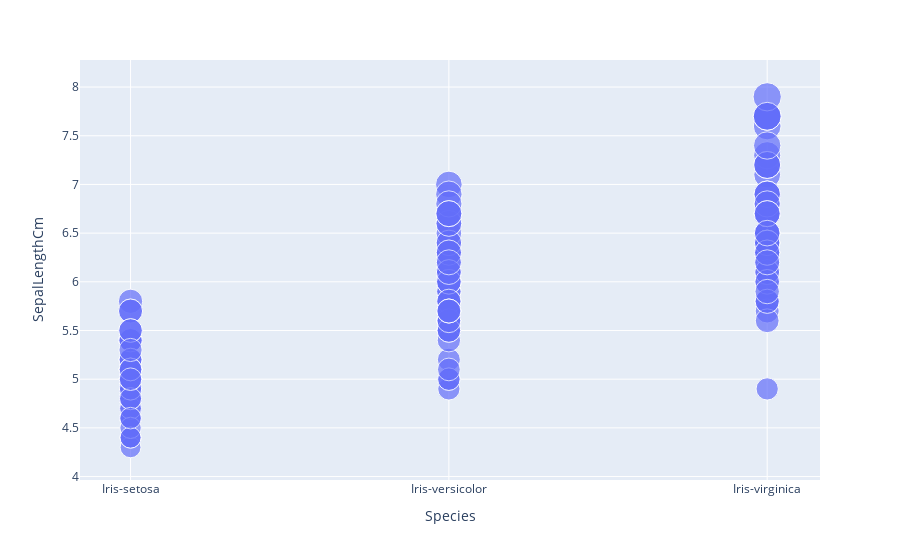

The notebook cell saved with this chart:
### Code cell
px.scatter(iris,x="Species",y="SepalLengthCm",size="SepalLengthCm")

### Figure 1 — Plotly figure (JSON) as saved in the notebook; plotly's stock layout.template omitted (floating-point values rounded to 4 significant figures; data arrays with more than 128 entries replaced by an {"elided": "..."} marker saying what was removed)
{"data": [{"hovertemplate": "Species=%{x}<br>SepalLengthCm=%{marker.size}<extra></extra>", "legendgroup": "", "marker": {"color": "#636efa", "size": {"elided": "150 float values"}, "sizemode": "area", "sizeref": 0.01975, "symbol": "circle"}, "mode": "markers", "name": "", "showlegend": false, "type": "scatter", "x": {"elided": "150 str values"}, "xaxis": "x", "y": {"elided": "150 float values"}, "yaxis": "y"}], "layout": {"legend": {"itemsizing": "constant", "tracegroupgap": 0}, "margin": {"t": 60}, "xaxis": {"anchor": "y", "domain": [0, 1], "title": {"text": "Species"}}, "yaxis": {"anchor": "x", "domain": [0, 1], "title": {"text": "SepalLengthCm"}}}}
